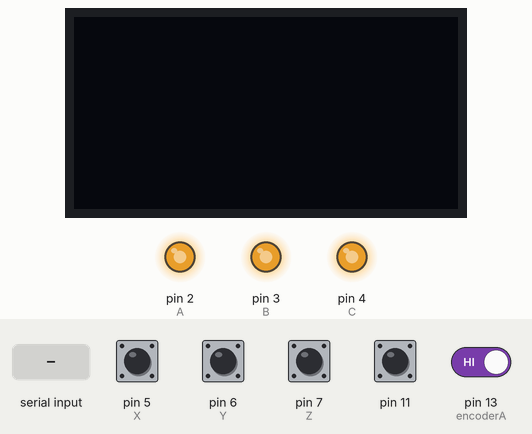
A sketch run on a simulated Arduino Uno, built with avr-gcc and run on an emulated ATmega328P. On the bench: 128×64 one-colour display, output pins drawn as LEDs (lit = HIGH). The inputs (shaded band) are chosen by the test bench; at power-on: pin 5 (X), pin 6 (Y), pin 7 (Z), pin 11, pin 13 (encoderA) HIGH. What the sketch prints to the serial monitor is not drawn.

Above: at 1.2 s.
1.3 s: "1" received over Serial
At 3.1 s:
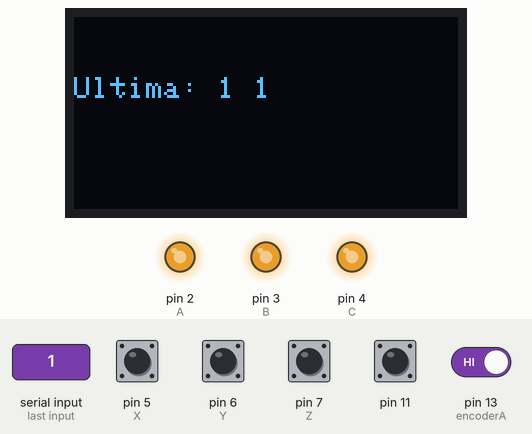
3.8 s: "0" received over Serial
At 6.0 s:
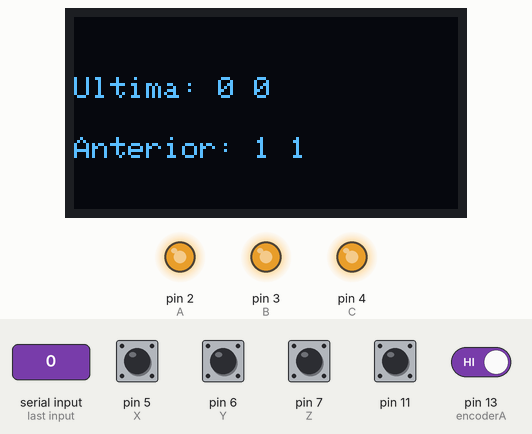
6.3 s: pin 5 (X) pulled LOW for 0.15 s
At 6.44 s:
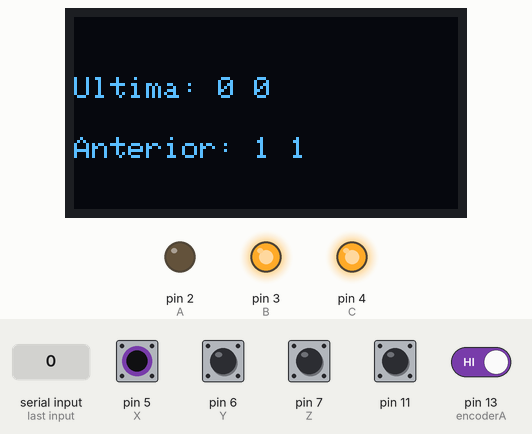
8.0 s: pin 6 (Y) pulled LOW for 1 s
At 8.92 s:
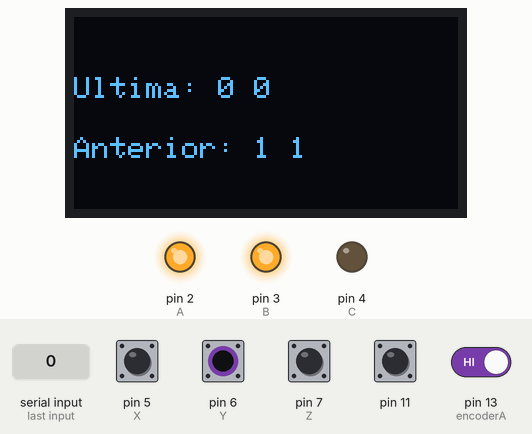
10.5 s: pin 5 (X) pulled LOW for 1 s
At 11.0 s:
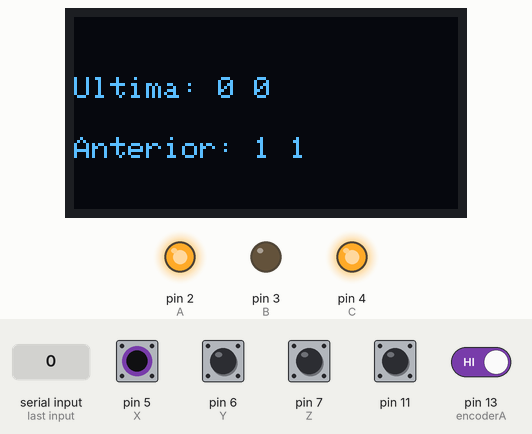
13.0 s: pin 5 (X) pulled LOW for 0.15 s
At 14.0 s:
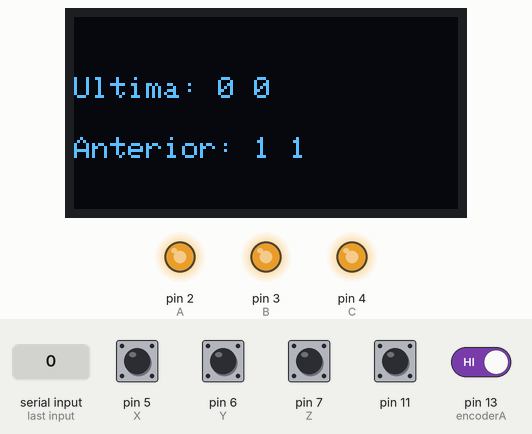
Timing chart, 0 to 15.6 s (numbered marks = the images above; inputs shaded):
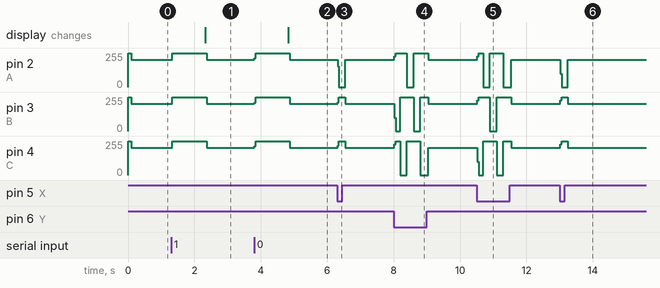

Measured:
- after the input at 1.3 s, pin 2 (A), pin 4 (C): 206/255 → 255/255 at once, → 206/255 1.0 s later; pin 3 (B): 203/255 → 255/255 at once, → 203/255 1.0 s later; the display: changes after 1.0 s (image 1)
- after the input at 3.8 s, pin 2 (A), pin 4 (C): 206/255 → 255/255 at once, → 206/255 1.1 s later; pin 3 (B): 203/255 → 255/255 at once, → 203/255 1.1 s later; the display: changes after 1.0 s (image 2)
- after the input at 6.3 s, pin 2 (A): 206/255 → 0/255 at once, → 206/255 0.23 s later; pin 3 (B): 203/255 → 255/255 at once, → 203/255 0.23 s later; pin 4 (C): 206/255 → 255/255 at once, → 206/255 0.23 s later
- after the input at 8.0 s, pin 2 (A): 206/255 → 255/255 at once, → 0/255 0.38 s later, → 255/255 0.20 s later, → 206/255 0.44 s later; pin 3 (B): 203/255 → 0/255 at once, → 255/255 0.18 s later, → 0/255 0.40 s later, → 255/255 0.20 s later, … (5 changes in this stretch)
- after the input at 10.5 s, pin 2 (A): 206/255 → 255/255 at once, → 0/255 0.18 s later, → 255/255 0.20 s later, → 0/255 0.40 s later, … (5 changes in this stretch); pin 3 (B): 203/255 → 255/255 at once, → 0/255 0.38 s later, → 255/255 0.20 s later, → 203/255 0.44 s later
- after the input at 13.0 s, pin 2 (A): 206/255 → 0/255 at once, → 206/255 0.22 s later; pin 3 (B): 203/255 → 255/255 at once, → 203/255 0.22 s later; pin 4 (C): 206/255 → 255/255 at once, → 206/255 0.22 s later

The sketch:

DMD_REV_1.1.ino
```cpp
/*#define PB0 8          // Identificamos los pines de salida del ARDUINO UNO con nombres
#define PB1 9
#define PB2 10
#define PB3 11
#define PB4 12
#define PB5 13
#define PD2 2
#define PD3 3

#define PD7 7
#define PC0 14
#define PC1 15
#define PC2 16
#define PC3 17
#define PC4 18
#define PC5 19

#define A PD2
#define B PD3
#define C PD4
#define X PD5
#define Y PD6
#define Z PD7*/

#define A 2
#define B 3
#define C 4
#define X 5
#define Y 6
#define Z 7       //Defino las filas y columnas

#define encoderA 13
#define encoderB 12

 int counter = 0;
 int aState;
 int aLastState;  //inicializo variables necesarias para el encoder

 bool c = 1;

String data;

String oled_info;
#include <Adafruit_SSD1306.h>
//#include <splash.h>
#include <Wire.h>
Adafruit_SSD1306 oled (128, 64, &Wire, -1); //librerias y variables para la pantalla OLED

String old_roll = "";


void setup() {
  Serial.begin (115200);


  pinMode (X, INPUT_PULLUP);
  pinMode (Y, INPUT_PULLUP);
  pinMode (Z, INPUT_PULLUP);

  pinMode (A, OUTPUT);
  pinMode (B, OUTPUT);
  pinMode (C, OUTPUT);    //Filas y columnas como entradas y salidas para el algoritmo de la matriz

  digitalWrite (A, HIGH);
  digitalWrite (B, HIGH);
  digitalWrite (C, HIGH); //Las filas empuezan en HIGH

  pinMode (encoderA, INPUT);
  pinMode (encoderB, INPUT);
  aLastState = digitalRead(encoderA); //Inicializo el encoder

  oled.begin (SSD1306_SWITCHCAPVCC, 0x3C);
  oled.clearDisplay(); //limpia el buffer
  oled.fillScreen (0); //Color de fondo; 0 para negro 1 para blanco
  oled.setTextSize (1.5);
  oled.setTextColor (WHITE);
  oled.display();       //Inicializo la pantalla OLED

}

void loop() {
  digitalWrite (A, LOW);      //Pongo a 0 una fila y reviso las columbas
  if (digitalRead (X) ==LOW){
    data = ("Q");
    Send_Byte ();
  }
  if (digitalRead (Y) ==LOW){
    data = ("A");
    Send_Byte ();
  }
    if (digitalRead (Z) ==LOW){
    data = ("Z");
    Send_Byte ();
  }

  digitalWrite (A, HIGH);
  digitalWrite (B, LOW);    //Pongo a 1 la primera columna y a 0 la segunda para evitar bugs
  if (digitalRead (X) == LOW){
    data = ("W");
    Send_Byte ();
  }
  if (digitalRead (Y) ==LOW){
    data = ("S");
    Send_Byte ();
  }
  if (digitalRead (Z) ==LOW){
    data = ("X");
    Send_Byte ();             //Reviso las columnas
  }

  digitalWrite (B, HIGH);
  digitalWrite (C, LOW);    //Pongo a 1 la primera columna y a 0 la segunda para evitar bugs
  if (digitalRead (X) == LOW){
    data = ("E");
    Send_Byte ();
  }
  if (digitalRead (Y) ==LOW){
    data = ("D");
    Send_Byte ();
  }
  if (digitalRead (Z) ==LOW){
    data = ("C");
    Send_Byte ();         //Reviso las columnas
  }
  digitalWrite (C, HIGH);

  encoder ();

  if (digitalRead (11) == 0){
    data = ("Pressed!");
    Send_Byte ();
  }
}

void Send_Byte() {
  Serial.println (data);
  delay (200);
}

void encoder (){
    aState = digitalRead(encoderA); // Reviso el estado actual de A
   // Si es distinto del estado anterior es que ha ocurrido un movimiento
   if (aState != aLastState){
     // Si A es distinto de B sabemos que se esta moviendo en la direccion de las agujas del reloj
     if (digitalRead(encoderB) != aState) {
       counter = 1;
     } else {
       counter = 2 ;
     }
     c = !c;
     if (c ==1) {
     Serial.println(counter);
     }
   }                            // Esta pieza de codido minimiza los rebotes del hardware para obtener una lectura mas limpia

   aLastState = aState; // Acualiza el estado anterior
}


void serialEvent() { //Solo entra aqui cuando el buffer del puerto serie tiene informacion
  oled_info = Serial.readString();//.toInt ();    //Guardo la informacion del buffer en un string
  int split = oled_info.indexOf ('r');
  String dice = oled_info.substring (0, split);
  String roll = oled_info.substring (split+1);
  String ultimo_roll = ("Ultima: " + dice + ' ' + roll);//Modifico ese string para poder mostrar los datos correctamente
  oled.clearDisplay ();
  oled.setCursor (0, 20);
  oled.print (ultimo_roll);
  Serial.print (ultimo_roll);
  Serial.println ("Recived"); //Acualizo la pantalla

  oled.setCursor (0, 40);
  oled.print (old_roll);
  oled.display();     //Pinto en la pantalla
  old_roll = ("Anterior: " + dice + ' ' + roll); //Acutualizo el resto de strings
  Serial.println ("Printed");

}
```
